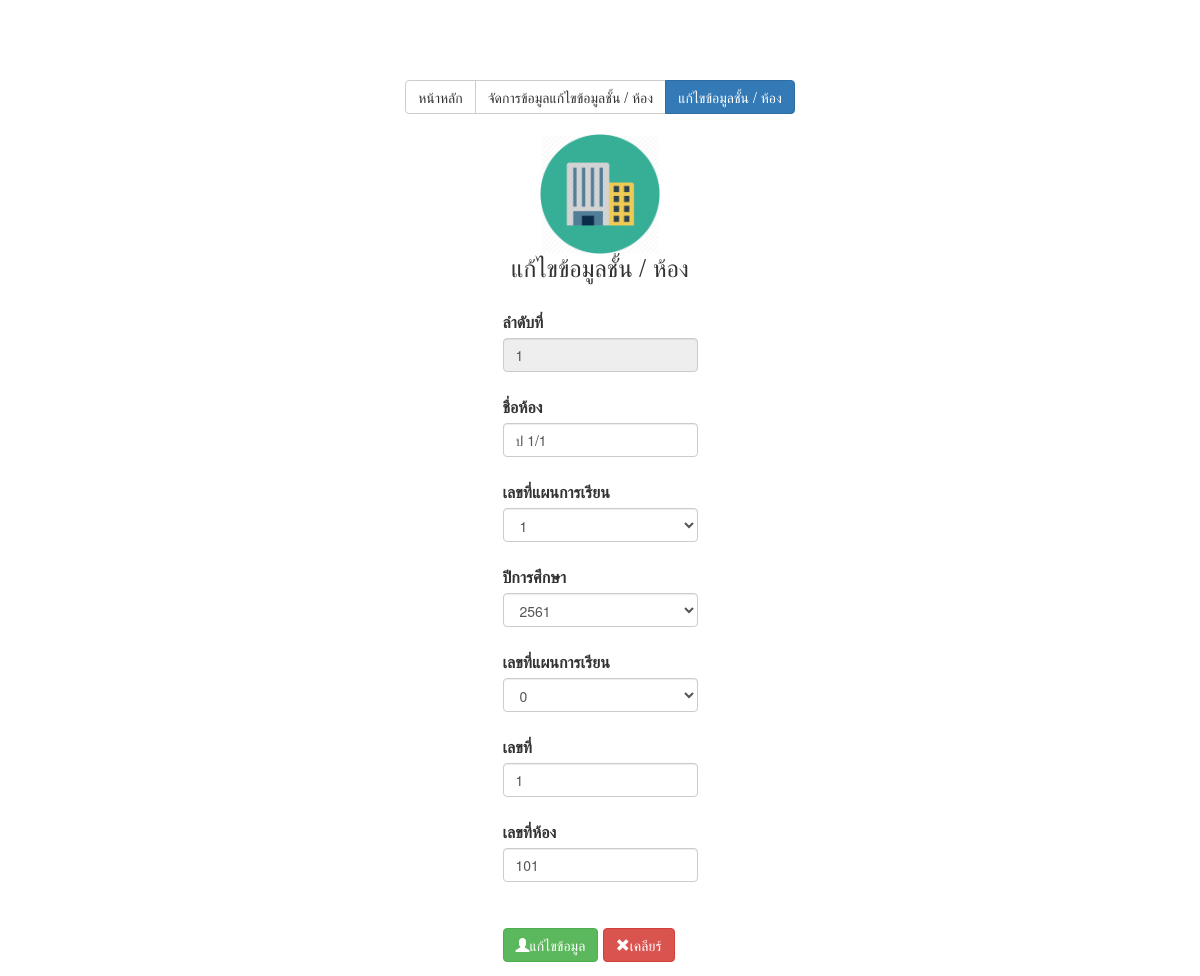
Page /includes/Room.Edit.php?rno=1 (signed in) on the committed database.
### tables this page shows
CREATE TABLE `room` (
  `rno` int(11) NOT NULL,
  `rname` varchar(50) default NULL,
  `classno` smallint(6) default NULL,
  `Educyear` smallint(6) default NULL,
  `levelno` smallint(6) default NULL,
  `Majorno` smallint(6) default NULL,
  `Roomno` smallint(6) default NULL,
  PRIMARY KEY  (`rno`)
);

### includes/Room.Edit.php (the view, shortened to what this page needs)
           <link href="https://maxcdn.bootstrapcdn.com/bootstrap/3.3.5/css/bootstrap.min.css" rel="stylesheet">
           <div class="main-wrapper"><br><br><br><br>
          <div align="Center">
                                  <div class="btn-group">
                                   <a class="btn btn-default" href="..\admin1.php" role="button">หน้าหลัก</a>
                                   <a class="btn btn-default" href="..\Room.php" role="button">จัดการข้อมูลแก้ไขข้อมูลชั้น / ห้อง</a>
                                   <button type="button" class="btn btn-primary">แก้ไขข้อมูลชั้น / ห้อง</button>
                                   </div>
           </div>
                 <form action="Room.EditSave.php?rno=<?php echo $_GET["rno"];?>" name="frmEdit" method="post">
                 <?php
                 $strSQL = "SELECT * FROM room WHERE rno = '".$_GET["rno"]."' ";
                 $objQuery = mysql_query($strSQL);
                 $objResult = mysql_fetch_array($objQuery);
                 if(!$objResult)
                 {
                   echo "Not found rno=".$_GET["rno"];
                 }
                 else
                 {
                 ?>
<h3 align="center"><img src = "../Images/Room.png" width='120' border="0"><br>แก้ไขข้อมูลชั้น / ห้อง</td></h3><br>
               <div class="container" ng-app="myApp" ng-controller="customersController">
               <table align="center" width="100%">
                   <tr align="center">
                       <td align="center">
<table align="100">
                               <tr>
                                   <td align="left">
                                       <form action="includes/Room.inc.php" name="frmAdd" method="POST">
                                          <label for="sel1">ลำดับที่</label>
                                               <input class="form-control" type="text" name="rno" placeholder="ลำดับที่" maxlength="3" value="<?php echo $objResult["rno"];?>" disabled="disabled"><br>
                                           <label for="sel1">ชื่อห้อง</label>
                                               <input class="form-control" type="text" name="rname" placeholder="ชื่อห้อง" maxlength="100" value="<?php echo $objResult["rname"];?>"><br>
                                           <label for="sel1">เลขที่แผนการเรียน</label>
                                                 <select  class="form-control"  name="classno" placeholder="เลขที่แผนการเรียน" value="<?php echo $objResult["classno"];?>">">
                                                       <option value="1" selected="selected">1</option>
                                                 </select><br>
                                           <label for="sel1">ปีการศึกษา</label>
                                                 <select  class="form-control"  name="Educyear" placeholder="ปีการศึกษา" value="<?php echo $objResult["Educyear"];?>">">
                                                       <option value="2561" selected="selected">2561</option>
                                                 </select><br>
                                            <label for="sel1">เลขที่แผนการเรียน</label>
                                                 <select  class="form-control"  name="levelno" placeholder="เลขที่แผนการเรียน" value="<?php echo $objResult["levelno"];?>">">
                                                       <option value="0" selected="selected">0</option>
                                                 </select><br>
                                            <label for="sel1">เลขที่</label>
                                                 <input class="form-control" type="text" name="Majorno" placeholder="เลขที่แผนการเรียน" value="<?php echo $objResult["Majorno"];?>"><br>
                                            <label for="sel1">เลขที่ห้อง</label>
                                                 <input class="form-control" type="text" name="Roomno" placeholder="เลขที่แผนการเรียน" value="<?php echo $objResult["Roomno"];?>"><br><br>
                                                 <button class="btn btn-success" ng-click="editUser('new')" type="submit" name="submit">
                                                 <span class="glyphicon glyphicon-user"></span>แก้ไขข้อมูล</button>
                                                 <button class="btn btn-danger" ng-click="editUser('new')" type="reset" name="Reset">
                                                 <span class="glyphicon glyphicon-remove"></span>เคลียร์</button>
                                       </form>
                                   </td>
                               </tr>
                           </table>
 <?php
 }
 ?>
 </form>

### rows in the picture
room: rno "1", rname "ป 1/1", classno "1", Educyear "2561", levelno "0", Majorno "1", Roomno "101"
